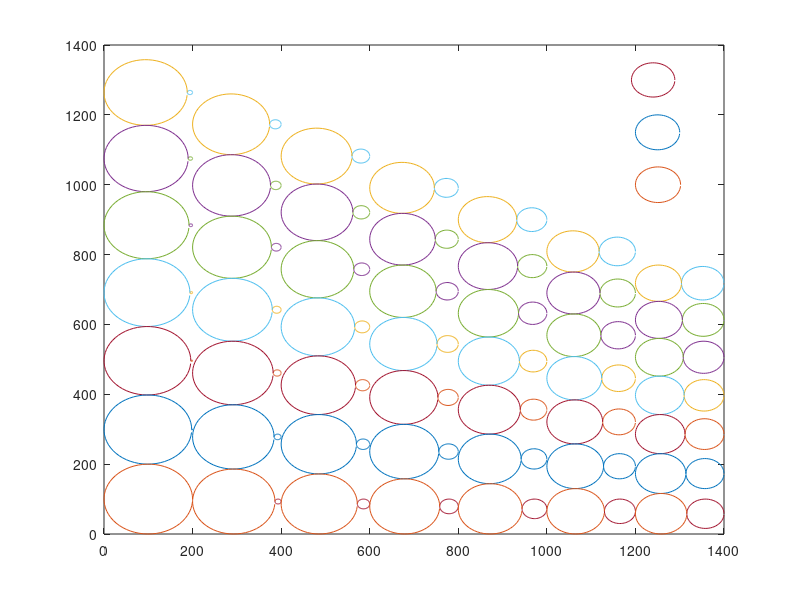

MATLAB code for this plot:
load datain.txt

for i = 1:100
	  r = datain(i,1);
          a = datain(i,2);
          b = datain(i,3);
          theta = [0:0.1:6.28];
x = r*cos(theta)+a;
y = r*sin(theta)+b;
plot(x,y)
hold on
end

